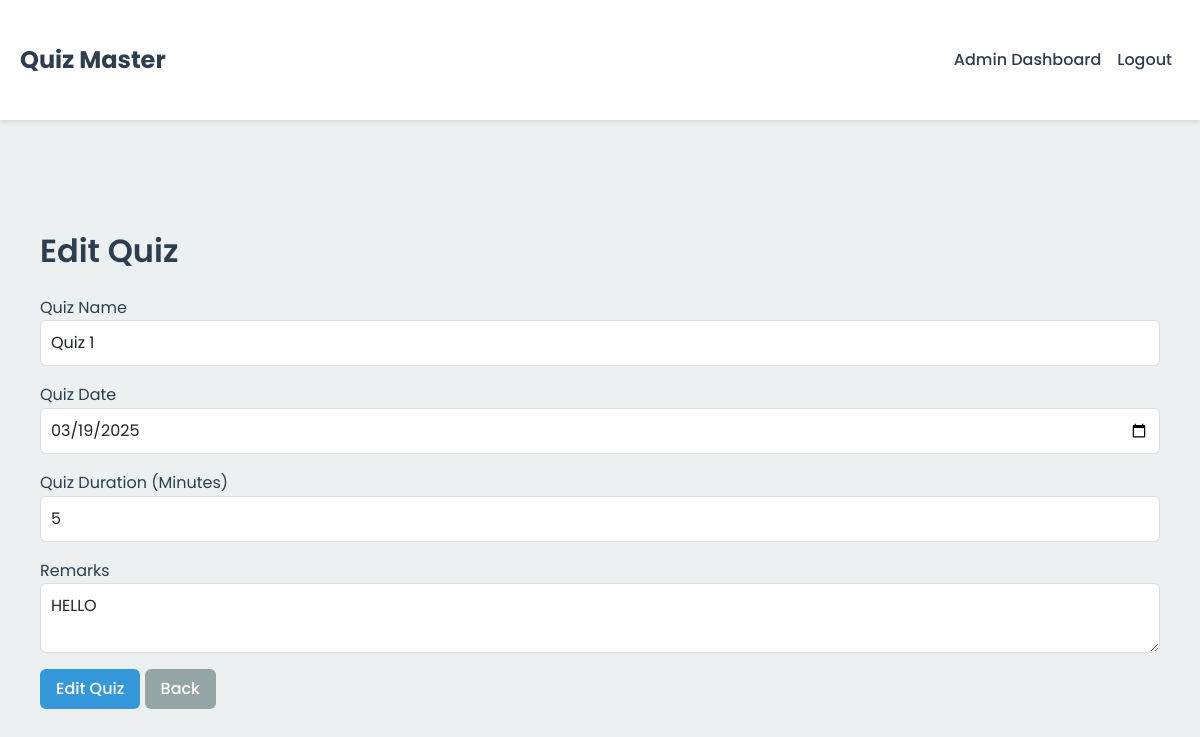
Screenshot of /admin/edit_quiz/1 (signed in) with the database file from the repository.
### app/models.py (models this page shows)
class Quiz(db.Model):#quiz table
    id = db.Column(db.Integer, primary_key=True)
    name = db.Column(db.String(255), nullable=False)
    chapter_id = db.Column(db.Integer, db.ForeignKey('chapter.id'), nullable=False)
    title = db.Column(db.String(255), nullable=False, default="Quiz 0")
    date_of_quiz = db.Column(db.Date, nullable=False)
    time_duration = db.Column(Integer, nullable=False)
    remarks = db.Column(db.Text)
    questions = db.relationship('Question', backref='quiz', lazy='dynamic', cascade="all, delete-orphan")
    scores = db.relationship('Score', backref='quiz', lazy='dynamic', cascade="all, delete-orphan")

### app/routes/admin.py (the view, shortened to what this page needs)
@anirudh_bp.route('/edit_quiz/<int:quiz_id>', methods=['GET', 'POST'])
@login_required # my edit quiz page
def edit_quiz(quiz_id):
    if not current_user.is_admin:
        flash('This page is not accessible by you.')
        return redirect(url_for('user.dashboard'))
    quiz = Quiz.query.get_or_404(quiz_id)
    return render_template('admin/edit_quiz.html', quiz=quiz,back_url=request.referrer)

### app/models.py (called while the page is built)
@login_manager.user_loader  #user session manage karne ke liye
def load_user(id):
    return User.query.get(int(id))

### app/templates/admin/edit_quiz.html (shortened to what this page needs)
{% extends "base.html" %}
{% block content %}
<div class="container mt-5">
    <h2 class="mb-4">Edit Quiz</h2>
    <form method="POST">
        <div class="form-group mb-3">
            <label for="name">Quiz Name</label>
            <input type="text" id="name" name="name" class="form-control" value="{{ quiz.name }}" required>
        </div>
        <div class="form-group mb-3">
            <label for="date_of_quiz">Quiz Date</label>
            <input type="date" id="date_of_quiz" name="date_of_quiz" class="form-control" value="{{ quiz.date_of_quiz.strftime('%Y-%m-%d') }}" required>
        </div>
        <div class="form-group mb-3">
            <label for="time_duration">Quiz Duration (Minutes)</label>
            <input type="number" id="time_duration" name="time_duration" class="form-control" value="{{ quiz.time_duration }}" required>
        </div>
        <div class="form-group mb-3">
            <label for="remarks">Remarks</label>
            <textarea id="remarks" name="remarks" class="form-control">{{ quiz.remarks }}</textarea>
        </div>
        <button type="submit" class="btn btn-primary">Edit Quiz</button>
        <a href="{{ url_for('admin.view_chapter', chapter_id=quiz.chapter_id) }}" class="btn btn-secondary">Back</a>
    </form>
</div>
{% endblock %}

### app/static/css/style.css (style rules this page uses)
:root { --primary-color: #2c3e50; --secondary-color: #3498db; --accent-color: #e74c3c; --background-color: #ecf0f1; --text-color: #2c3e50; --shadow: 0 2px 4px rgba(0,0,0,0.1); --transition: all 0.3s ease; }
body { font-family: 'Poppins', sans-serif; color: var(--text-color); background-color: var(--background-color); line-height: 1.6; }
.container { max-width: 1200px; margin: 0 auto; padding: 20px; }
.btn { border-radius: 6px; padding: 8px 16px; font-weight: 500; transition: var(--transition); }
.btn-primary { background-color: var(--secondary-color); border: none; }
.btn-secondary { background-color: #95a5a6; border: none; }
.form-control { border-radius: 6px; border: 1px solid #ddd; padding: 10px; transition: var(--transition); }
h1, h2, h3, h4, h5, h6 { color: var(--primary-color); font-weight: 600; margin-bottom: 1rem; }

### rows the page displays
Quiz: name "Quiz 1", date_of_quiz "03/19/2025", time_duration "5", remarks "HELLO"
